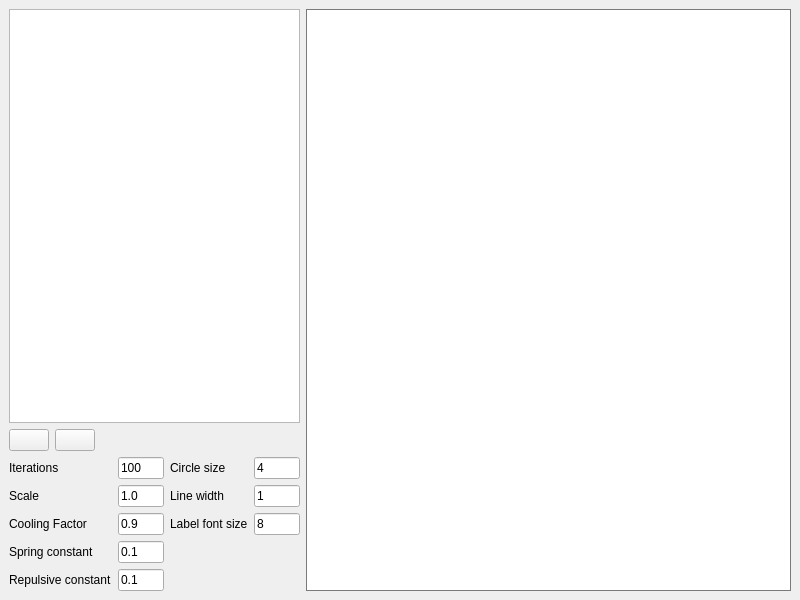
<?xml version="1.0" encoding="UTF-8"?>
<ui version="4.0">
 <class>MainWindow</class>
 <widget class="QMainWindow" name="MainWindow">
  <property name="geometry">
   <rect>
    <x>0</x>
    <y>0</y>
    <width>800</width>
    <height>600</height>
   </rect>
  </property>
  <property name="windowTitle">
   <string>MainWindow</string>
  </property>
  <widget class="QWidget" name="centralwidget">
   <layout class="QHBoxLayout" name="horizontalLayout" stretch="6,10">
    <item>
     <layout class="QVBoxLayout" name="main" stretch="1,0,0">
      <property name="leftMargin">
       <number>0</number>
      </property>
      <property name="topMargin">
       <number>0</number>
      </property>
      <property name="rightMargin">
       <number>0</number>
      </property>
      <property name="bottomMargin">
       <number>0</number>
      </property>
      <item>
       <widget class="QPlainTextEdit" name="edit">
        <property name="lineWrapMode">
         <enum>QPlainTextEdit::NoWrap</enum>
        </property>
       </widget>
      </item>
      <item>
       <layout class="QHBoxLayout" name="buttonPanel">
        <item>
         <widget class="QPushButton" name="randomMatrixButton">
          <property name="toolTip">
           <string>Create random matrix</string>
          </property>
          <property name="text">
           <string/>
          </property>
          <property name="icon">
           <iconset resource="resources.qrc">
            <normaloff>:/svg/matrix-icon.svg</normaloff>:/svg/matrix-icon.svg</iconset>
          </property>
         </widget>
        </item>
        <item>
         <widget class="QPushButton" name="refreshButton">
          <property name="text">
           <string/>
          </property>
          <property name="icon">
           <iconset resource="resources.qrc">
            <normaloff>:/svg/refresh-icon.svg</normaloff>:/svg/refresh-icon.svg</iconset>
          </property>
         </widget>
        </item>
        <item>
         <spacer name="horizontalSpacer">
          <property name="orientation">
           <enum>Qt::Horizontal</enum>
          </property>
          <property name="sizeHint" stdset="0">
           <size>
            <width>40</width>
            <height>20</height>
           </size>
          </property>
         </spacer>
        </item>
       </layout>
      </item>
      <item>
       <layout class="QHBoxLayout" name="optionPanel">
        <item>
         <layout class="QHBoxLayout" name="left">
          <item>
           <layout class="QVBoxLayout" name="verticalLayout_4">
            <item>
             <widget class="QLabel" name="iterationsLabel">
              <property name="text">
               <string>Iterations</string>
              </property>
             </widget>
            </item>
            <item>
             <widget class="QLabel" name="scaleLabel">
              <property name="text">
               <string>Scale</string>
              </property>
             </widget>
            </item>
            <item>
             <widget class="QLabel" name="coolingFactorLabel">
              <property name="text">
               <string>Cooling Factor</string>
              </property>
             </widget>
            </item>
            <item>
             <widget class="QLabel" name="springConstantLabel">
              <property name="text">
               <string>Spring constant</string>
              </property>
             </widget>
            </item>
            <item>
             <widget class="QLabel" name="repulsiveConstantLabel">
              <property name="text">
               <string>Repulsive constant</string>
              </property>
             </widget>
            </item>
           </layout>
          </item>
          <item>
           <layout class="QVBoxLayout" name="verticalLayout_2">
            <item>
             <widget class="IntLineEdit" name="iterationsEdit">
              <property name="text">
               <string>100</string>
              </property>
             </widget>
            </item>
            <item>
             <widget class="DoubleLineEdit" name="scaleEdit">
              <property name="text">
               <string>1.0</string>
              </property>
             </widget>
            </item>
            <item>
             <widget class="DoubleLineEdit" name="coolingFactorEdit">
              <property name="text">
               <string>0.9</string>
              </property>
             </widget>
            </item>
            <item>
             <widget class="DoubleLineEdit" name="springConstantEdit">
              <property name="text">
               <string>0.1</string>
              </property>
             </widget>
            </item>
            <item>
             <widget class="DoubleLineEdit" name="repulsiveConstantEdit">
              <property name="text">
               <string>0.1</string>
              </property>
             </widget>
            </item>
           </layout>
          </item>
         </layout>
        </item>
        <item>
         <layout class="QVBoxLayout" name="right">
          <item>
           <layout class="QHBoxLayout" name="horizontalLayout_7">
            <item>
             <layout class="QVBoxLayout" name="verticalLayout_5">
              <item>
               <widget class="QLabel" name="circleSizeLabel">
                <property name="text">
                 <string>Circle size</string>
                </property>
               </widget>
              </item>
              <item>
               <widget class="QLabel" name="lineWidthLabel">
                <property name="text">
                 <string>Line width</string>
                </property>
               </widget>
              </item>
              <item>
               <widget class="QLabel" name="labelFontSizeLabel">
                <property name="text">
                 <string>Label font size</string>
                </property>
               </widget>
              </item>
             </layout>
            </item>
            <item>
             <layout class="QVBoxLayout" name="verticalLayout_3">
              <item>
               <widget class="IntLineEdit" name="circleSizeEdit">
                <property name="text">
                 <string>4</string>
                </property>
               </widget>
              </item>
              <item>
               <widget class="IntLineEdit" name="lineWidthEdit">
                <property name="text">
                 <string>1</string>
                </property>
               </widget>
              </item>
              <item>
               <widget class="IntLineEdit" name="labelFontSizeEdit">
                <property name="text">
                 <string>8</string>
                </property>
               </widget>
              </item>
             </layout>
            </item>
           </layout>
          </item>
          <item>
           <spacer name="verticalSpacer">
            <property name="orientation">
             <enum>Qt::Vertical</enum>
            </property>
            <property name="sizeType">
             <enum>QSizePolicy::Expanding</enum>
            </property>
            <property name="sizeHint" stdset="0">
             <size>
              <width>0</width>
              <height>0</height>
             </size>
            </property>
           </spacer>
          </item>
         </layout>
        </item>
       </layout>
      </item>
     </layout>
    </item>
    <item>
     <widget class="CanvasView" name="view">
      <property name="styleSheet">
       <string notr="true">background-color: white; border: 1px solid #7A7A7A;</string>
      </property>
      <property name="frameShape">
       <enum>QFrame::Box</enum>
      </property>
     </widget>
    </item>
   </layout>
  </widget>
 </widget>
 <customwidgets>
  <customwidget>
   <class>CanvasView</class>
   <extends>QFrame</extends>
   <header>canvasview.h</header>
   <container>1</container>
  </customwidget>
  <customwidget>
   <class>IntLineEdit</class>
   <extends>QLineEdit</extends>
   <header>input/intlineedit.h</header>
  </customwidget>
  <customwidget>
   <class>DoubleLineEdit</class>
   <extends>QLineEdit</extends>
   <header>input/doublelineedit.h</header>
  </customwidget>
 </customwidgets>
 <resources>
  <include location="resources.qrc"/>
 </resources>
 <connections/>
</ui>
